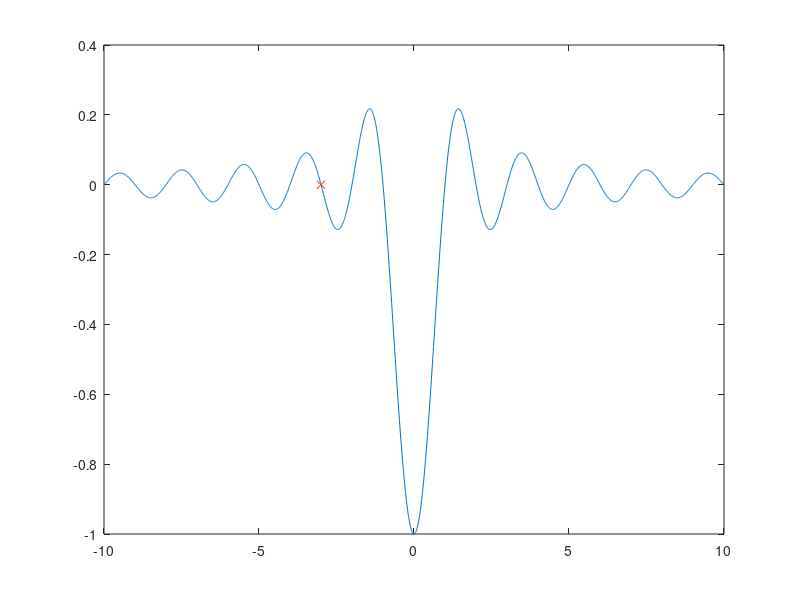

MATLAB code for this plot: (Note: this script raises an error after producing the figure.)
x = [-10:0.01:10]
plot(x,-sinc(x))

hold on
x0 = -3
plot(x0,-sinc(x0),'x')
for i = 1:6
pause
x1 = x0 - sincp(x0)/sincpp(x0); 
sincp(x1);
plot(x1,-sinc(x1),'x')
x0 = x1
end
